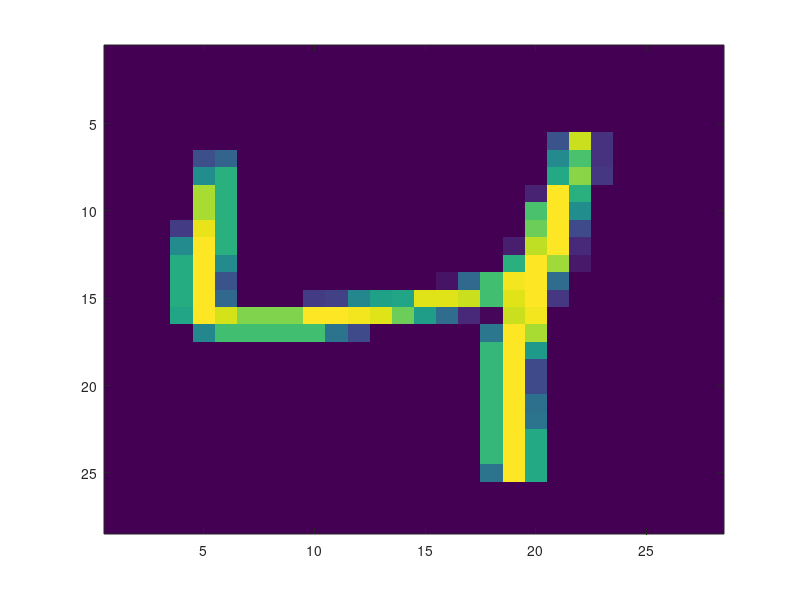

MATLAB code for this plot: (Note: this script raises an error after producing the figure.)
load mnist_49_3000
[d,n] = size(x);
i = 1; % index of image to be visualized
imagesc(reshape(x(:,i),[sqrt(d),sqrt(d)])')

%% Partition %%
partition = 2000;
x_train = x(:,1:partition);
x_test = x(:,partition+1:end);
y_train = y(1:partition);
y_test = y(partition+1:end);

x_train = [ones(1,size(x_train,2));x_train];
y_train(y_train<0)=0;

%% Newton-Raphson iteration %%

for lambda=1:15
w=zeros(size(x_train,1),1);
for i=1:500
    gradient = 2*lambda*w+x_train*(y_train-sigmoid(x_train, -w))';
    p=sigmoid(x_train,w);
    W=diag(p.*(1-p));
    hessian=2*lambda*size(x_train,1)*eye(size(w,1))+x_train*W*x_train';
    w_new=w-hessian\gradient;
    if vecnorm(w_new-w)/vecnorm(w)<0.001
        w=w_new;
        disp('converge with objective function')
        J=(y_train-1).*log(sigmoid(x_train,-w))-...
            y_train.*log(sigmoid(x_train,w));
        disp(sum(J)+lambda*(w'*w))
        break;
    else
        w=w_new;
    end
end
sprintf('lambda %d iteration %d', lambda, i)
end

%% Testing %%
predict=sigmoid([ones(1,size(x_test,2));x_test],-w);
compare=ones(size(predict));
compare(predict<0.5)=-1;
disp('test error')
disp(1-nnz(y_test==compare)/size(y_test,2))

error_list = find(y_test~=compare);
[~,index]=maxk(abs(predict(error_list)-0.5),20);
error_list_top = error_list(index);
label=[4,9];
for i=1:length(error_list_top)
    subplot(4,5,i)
    imagesc(reshape(x(:,error_list_top(i)),[sqrt(d),sqrt(d)])')
    title(strcat(num2str(label((y(error_list_top(i))+3)/2)),...
        '  #',num2str(error_list_top(i))))
end
set(gcf,'Units','inches');
screenposition = get(gcf,'Position');
set(gcf,...
    'PaperPosition',[0 0 screenposition(3:4)],...
    'PaperSize',[screenposition(3:4)]);
print -dpdf -painters hw2p4b


function[output] = sigmoid(x, theta)
output = 1./ (1+exp(-theta'*x));
end
